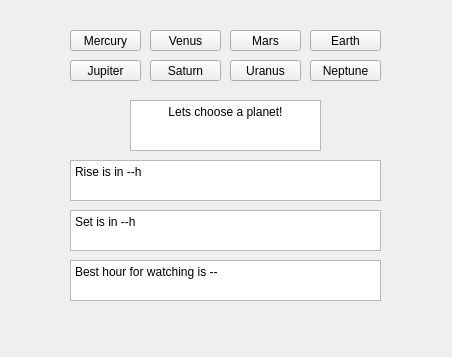
<?xml version="1.0" encoding="UTF-8"?>
<ui version="4.0">
 <class>PLWindow</class>
 <widget class="QWidget" name="PLWindow">
  <property name="geometry">
   <rect>
    <x>0</x>
    <y>0</y>
    <width>452</width>
    <height>357</height>
   </rect>
  </property>
  <property name="windowTitle">
   <string>List of planets</string>
  </property>
  <widget class="QPushButton" name="pushButton">
   <property name="geometry">
    <rect>
     <x>70</x>
     <y>30</y>
     <width>71</width>
     <height>21</height>
    </rect>
   </property>
   <property name="text">
    <string>Mercury</string>
   </property>
  </widget>
  <widget class="QPushButton" name="pushButton_2">
   <property name="geometry">
    <rect>
     <x>150</x>
     <y>30</y>
     <width>71</width>
     <height>21</height>
    </rect>
   </property>
   <property name="text">
    <string>Venus</string>
   </property>
  </widget>
  <widget class="QPushButton" name="pushButton_3">
   <property name="geometry">
    <rect>
     <x>150</x>
     <y>60</y>
     <width>71</width>
     <height>21</height>
    </rect>
   </property>
   <property name="text">
    <string>Saturn</string>
   </property>
  </widget>
  <widget class="QPushButton" name="pushButton_4">
   <property name="geometry">
    <rect>
     <x>310</x>
     <y>60</y>
     <width>71</width>
     <height>21</height>
    </rect>
   </property>
   <property name="text">
    <string>Neptune</string>
   </property>
  </widget>
  <widget class="QPushButton" name="pushButton_5">
   <property name="geometry">
    <rect>
     <x>70</x>
     <y>60</y>
     <width>71</width>
     <height>21</height>
    </rect>
   </property>
   <property name="text">
    <string>Jupiter</string>
   </property>
  </widget>
  <widget class="QPushButton" name="pushButton_6">
   <property name="geometry">
    <rect>
     <x>230</x>
     <y>30</y>
     <width>71</width>
     <height>21</height>
    </rect>
   </property>
   <property name="text">
    <string>Mars</string>
   </property>
  </widget>
  <widget class="QPushButton" name="pushButton_7">
   <property name="geometry">
    <rect>
     <x>230</x>
     <y>60</y>
     <width>71</width>
     <height>21</height>
    </rect>
   </property>
   <property name="text">
    <string>Uranus</string>
   </property>
  </widget>
  <widget class="QPushButton" name="pushButton_8">
   <property name="geometry">
    <rect>
     <x>310</x>
     <y>30</y>
     <width>71</width>
     <height>21</height>
    </rect>
   </property>
   <property name="text">
    <string>Earth</string>
   </property>
  </widget>
  <widget class="QTextBrowser" name="textBrowser_4">
   <property name="geometry">
    <rect>
     <x>70</x>
     <y>210</y>
     <width>311</width>
     <height>41</height>
    </rect>
   </property>
   <property name="html">
    <string>&lt;!DOCTYPE HTML PUBLIC &quot;-//W3C//DTD HTML 4.0//EN&quot; &quot;http://www.w3.org/TR/REC-html40/strict.dtd&quot;&gt;
&lt;html&gt;&lt;head&gt;&lt;meta name=&quot;qrichtext&quot; content=&quot;1&quot; /&gt;&lt;style type=&quot;text/css&quot;&gt;
p, li { white-space: pre-wrap; }
&lt;/style&gt;&lt;/head&gt;&lt;body style=&quot; font-family:'Sans Serif'; font-size:9pt; font-weight:400; font-style:normal;&quot;&gt;
&lt;p style=&quot; margin-top:0px; margin-bottom:0px; margin-left:0px; margin-right:0px; -qt-block-indent:0; text-indent:0px;&quot;&gt;Set is in --h&lt;/p&gt;&lt;/body&gt;&lt;/html&gt;</string>
   </property>
  </widget>
  <widget class="QTextBrowser" name="textBrowser_3">
   <property name="geometry">
    <rect>
     <x>70</x>
     <y>260</y>
     <width>311</width>
     <height>41</height>
    </rect>
   </property>
   <property name="html">
    <string>&lt;!DOCTYPE HTML PUBLIC &quot;-//W3C//DTD HTML 4.0//EN&quot; &quot;http://www.w3.org/TR/REC-html40/strict.dtd&quot;&gt;
&lt;html&gt;&lt;head&gt;&lt;meta name=&quot;qrichtext&quot; content=&quot;1&quot; /&gt;&lt;style type=&quot;text/css&quot;&gt;
p, li { white-space: pre-wrap; }
&lt;/style&gt;&lt;/head&gt;&lt;body style=&quot; font-family:'Sans Serif'; font-size:9pt; font-weight:400; font-style:normal;&quot;&gt;
&lt;p style=&quot; margin-top:0px; margin-bottom:0px; margin-left:0px; margin-right:0px; -qt-block-indent:0; text-indent:0px;&quot;&gt;Best hour for watching is --&lt;/p&gt;&lt;/body&gt;&lt;/html&gt;</string>
   </property>
  </widget>
  <widget class="QTextBrowser" name="textBrowser_2">
   <property name="geometry">
    <rect>
     <x>70</x>
     <y>160</y>
     <width>311</width>
     <height>41</height>
    </rect>
   </property>
   <property name="html">
    <string>&lt;!DOCTYPE HTML PUBLIC &quot;-//W3C//DTD HTML 4.0//EN&quot; &quot;http://www.w3.org/TR/REC-html40/strict.dtd&quot;&gt;
&lt;html&gt;&lt;head&gt;&lt;meta name=&quot;qrichtext&quot; content=&quot;1&quot; /&gt;&lt;style type=&quot;text/css&quot;&gt;
p, li { white-space: pre-wrap; }
&lt;/style&gt;&lt;/head&gt;&lt;body style=&quot; font-family:'Sans Serif'; font-size:9pt; font-weight:400; font-style:normal;&quot;&gt;
&lt;p style=&quot; margin-top:0px; margin-bottom:0px; margin-left:0px; margin-right:0px; -qt-block-indent:0; text-indent:0px;&quot;&gt;Rise is in --h&lt;/p&gt;&lt;/body&gt;&lt;/html&gt;</string>
   </property>
  </widget>
  <widget class="QTextBrowser" name="textBrowser">
   <property name="geometry">
    <rect>
     <x>130</x>
     <y>100</y>
     <width>191</width>
     <height>51</height>
    </rect>
   </property>
   <property name="html">
    <string>&lt;!DOCTYPE HTML PUBLIC &quot;-//W3C//DTD HTML 4.0//EN&quot; &quot;http://www.w3.org/TR/REC-html40/strict.dtd&quot;&gt;
&lt;html&gt;&lt;head&gt;&lt;meta name=&quot;qrichtext&quot; content=&quot;1&quot; /&gt;&lt;style type=&quot;text/css&quot;&gt;
p, li { white-space: pre-wrap; }
&lt;/style&gt;&lt;/head&gt;&lt;body style=&quot; font-family:'Sans Serif'; font-size:9pt; font-weight:400; font-style:normal;&quot;&gt;
&lt;p align=&quot;center&quot; style=&quot; margin-top:0px; margin-bottom:0px; margin-left:0px; margin-right:0px; -qt-block-indent:0; text-indent:0px;&quot;&gt;Lets choose a planet!&lt;/p&gt;&lt;/body&gt;&lt;/html&gt;</string>
   </property>
  </widget>
 </widget>
 <resources/>
 <connections/>
</ui>
